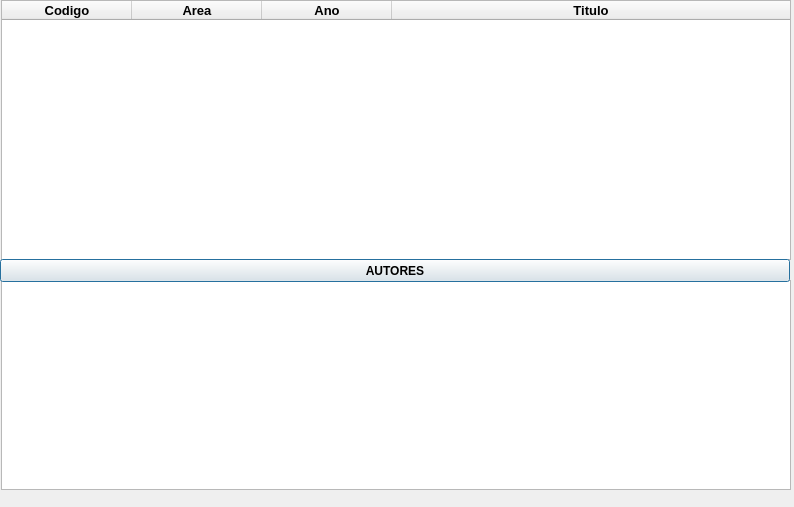
<?xml version="1.0" encoding="UTF-8"?>
<ui version="4.0">
 <class>frmConsultaArtigo</class>
 <widget class="QDialog" name="frmConsultaArtigo">
  <property name="geometry">
   <rect>
    <x>0</x>
    <y>0</y>
    <width>794</width>
    <height>507</height>
   </rect>
  </property>
  <property name="windowTitle">
   <string>Artigo</string>
  </property>
  <widget class="QStatusBar" name="statusbar">
   <property name="geometry">
    <rect>
     <x>10</x>
     <y>10</y>
     <width>3</width>
     <height>18</height>
    </rect>
   </property>
  </widget>
  <widget class="QTableWidget" name="tableWidgetArtigo">
   <property name="geometry">
    <rect>
     <x>1</x>
     <y>0</y>
     <width>790</width>
     <height>260</height>
    </rect>
   </property>
   <property name="editTriggers">
    <set>QAbstractItemView::NoEditTriggers</set>
   </property>
   <attribute name="horizontalHeaderDefaultSectionSize">
    <number>130</number>
   </attribute>
   <attribute name="horizontalHeaderStretchLastSection">
    <bool>true</bool>
   </attribute>
   <column>
    <property name="text">
     <string>Codigo</string>
    </property>
    <property name="font">
     <font>
      <pointsize>10</pointsize>
      <weight>75</weight>
      <bold>true</bold>
     </font>
    </property>
   </column>
   <column>
    <property name="text">
     <string>Area</string>
    </property>
    <property name="font">
     <font>
      <pointsize>10</pointsize>
      <weight>75</weight>
      <bold>true</bold>
     </font>
    </property>
   </column>
   <column>
    <property name="text">
     <string>Ano</string>
    </property>
    <property name="font">
     <font>
      <pointsize>10</pointsize>
      <weight>75</weight>
      <bold>true</bold>
     </font>
    </property>
   </column>
   <column>
    <property name="text">
     <string>Titulo</string>
    </property>
    <property name="font">
     <font>
      <pointsize>10</pointsize>
      <weight>75</weight>
      <bold>true</bold>
     </font>
    </property>
   </column>
  </widget>
  <widget class="QTableWidget" name="tableWidgetArtigo_2">
   <property name="geometry">
    <rect>
     <x>1</x>
     <y>280</y>
     <width>790</width>
     <height>210</height>
    </rect>
   </property>
   <property name="editTriggers">
    <set>QAbstractItemView::NoEditTriggers</set>
   </property>
   <attribute name="horizontalHeaderVisible">
    <bool>false</bool>
   </attribute>
   <attribute name="horizontalHeaderCascadingSectionResizes">
    <bool>false</bool>
   </attribute>
   <attribute name="horizontalHeaderDefaultSectionSize">
    <number>130</number>
   </attribute>
   <attribute name="horizontalHeaderShowSortIndicator" stdset="0">
    <bool>false</bool>
   </attribute>
   <attribute name="horizontalHeaderStretchLastSection">
    <bool>true</bool>
   </attribute>
   <attribute name="verticalHeaderShowSortIndicator" stdset="0">
    <bool>false</bool>
   </attribute>
   <column>
    <property name="text">
     <string>Codigo</string>
    </property>
    <property name="font">
     <font>
      <pointsize>10</pointsize>
      <weight>75</weight>
      <bold>true</bold>
     </font>
    </property>
   </column>
   <column>
    <property name="text">
     <string>Nome</string>
    </property>
    <property name="font">
     <font>
      <pointsize>10</pointsize>
      <weight>75</weight>
      <bold>true</bold>
     </font>
    </property>
   </column>
  </widget>
  <widget class="QPushButton" name="pushButtonSair_2">
   <property name="geometry">
    <rect>
     <x>0</x>
     <y>259</y>
     <width>790</width>
     <height>23</height>
    </rect>
   </property>
   <property name="font">
    <font>
     <weight>75</weight>
     <bold>true</bold>
    </font>
   </property>
   <property name="cursor">
    <cursorShape>WhatsThisCursor</cursorShape>
   </property>
   <property name="styleSheet">
    <string notr="true"/>
   </property>
   <property name="text">
    <string>AUTORES</string>
   </property>
   <property name="autoRepeat">
    <bool>false</bool>
   </property>
   <property name="autoExclusive">
    <bool>true</bool>
   </property>
   <property name="autoDefault">
    <bool>true</bool>
   </property>
   <property name="default">
    <bool>false</bool>
   </property>
   <property name="flat">
    <bool>false</bool>
   </property>
  </widget>
 </widget>
 <resources/>
 <connections/>
</ui>
